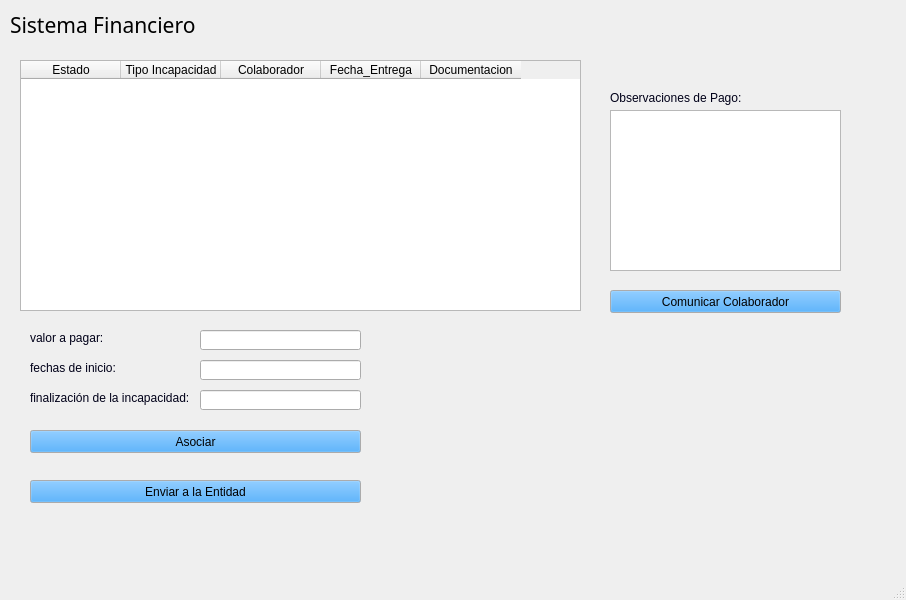
<?xml version="1.0" encoding="UTF-8"?>
<ui version="4.0">
 <class>MainWindow</class>
 <widget class="QMainWindow" name="MainWindow">
  <property name="geometry">
   <rect>
    <x>0</x>
    <y>0</y>
    <width>906</width>
    <height>600</height>
   </rect>
  </property>
  <property name="windowTitle">
   <string>MainWindow</string>
  </property>
  <widget class="QWidget" name="centralwidget">
   <widget class="QLabel" name="labelincapacidades_6">
    <property name="geometry">
     <rect>
      <x>10</x>
      <y>10</y>
      <width>301</width>
      <height>31</height>
     </rect>
    </property>
    <property name="baseSize">
     <size>
      <width>0</width>
      <height>0</height>
     </size>
    </property>
    <property name="font">
     <font>
      <family>Impact</family>
      <pointsize>16</pointsize>
     </font>
    </property>
    <property name="mouseTracking">
     <bool>true</bool>
    </property>
    <property name="text">
     <string>Sistema Financiero</string>
    </property>
    <property name="textFormat">
     <enum>Qt::RichText</enum>
    </property>
    <property name="wordWrap">
     <bool>false</bool>
    </property>
   </widget>
   <widget class="QTableWidget" name="tableWidget_4">
    <property name="geometry">
     <rect>
      <x>20</x>
      <y>60</y>
      <width>561</width>
      <height>251</height>
     </rect>
    </property>
    <column>
     <property name="text">
      <string>Estado</string>
     </property>
    </column>
    <column>
     <property name="text">
      <string>Tipo Incapacidad</string>
     </property>
    </column>
    <column>
     <property name="text">
      <string>Colaborador</string>
     </property>
    </column>
    <column>
     <property name="text">
      <string>Fecha_Entrega</string>
     </property>
    </column>
    <column>
     <property name="text">
      <string>Documentacion</string>
     </property>
    </column>
   </widget>
   <widget class="QLabel" name="label_4">
    <property name="geometry">
     <rect>
      <x>30</x>
      <y>330</y>
      <width>111</width>
      <height>16</height>
     </rect>
    </property>
    <property name="palette">
     <palette>
      <active>
       <colorrole role="WindowText">
        <brush brushstyle="SolidPattern">
         <color alpha="255">
          <red>0</red>
          <green>0</green>
          <blue>24</blue>
         </color>
        </brush>
       </colorrole>
       <colorrole role="ButtonText">
        <brush brushstyle="SolidPattern">
         <color alpha="255">
          <red>255</red>
          <green>255</green>
          <blue>127</blue>
         </color>
        </brush>
       </colorrole>
      </active>
      <inactive>
       <colorrole role="WindowText">
        <brush brushstyle="SolidPattern">
         <color alpha="255">
          <red>0</red>
          <green>0</green>
          <blue>24</blue>
         </color>
        </brush>
       </colorrole>
       <colorrole role="ButtonText">
        <brush brushstyle="SolidPattern">
         <color alpha="255">
          <red>255</red>
          <green>255</green>
          <blue>127</blue>
         </color>
        </brush>
       </colorrole>
      </inactive>
      <disabled>
       <colorrole role="WindowText">
        <brush brushstyle="SolidPattern">
         <color alpha="255">
          <red>120</red>
          <green>120</green>
          <blue>120</blue>
         </color>
        </brush>
       </colorrole>
       <colorrole role="ButtonText">
        <brush brushstyle="SolidPattern">
         <color alpha="255">
          <red>120</red>
          <green>120</green>
          <blue>120</blue>
         </color>
        </brush>
       </colorrole>
      </disabled>
     </palette>
    </property>
    <property name="font">
     <font>
      <family>Microsoft YaHei UI</family>
     </font>
    </property>
    <property name="text">
     <string>valor a pagar:</string>
    </property>
   </widget>
   <widget class="QLineEdit" name="NamelineEdit_2">
    <property name="geometry">
     <rect>
      <x>200</x>
      <y>330</y>
      <width>161</width>
      <height>20</height>
     </rect>
    </property>
    <property name="readOnly">
     <bool>true</bool>
    </property>
   </widget>
   <widget class="QLineEdit" name="ChargelineEdit_2">
    <property name="geometry">
     <rect>
      <x>200</x>
      <y>390</y>
      <width>161</width>
      <height>20</height>
     </rect>
    </property>
    <property name="text">
     <string/>
    </property>
   </widget>
   <widget class="QLabel" name="label_8">
    <property name="geometry">
     <rect>
      <x>30</x>
      <y>390</y>
      <width>171</width>
      <height>16</height>
     </rect>
    </property>
    <property name="palette">
     <palette>
      <active>
       <colorrole role="WindowText">
        <brush brushstyle="SolidPattern">
         <color alpha="255">
          <red>0</red>
          <green>0</green>
          <blue>24</blue>
         </color>
        </brush>
       </colorrole>
       <colorrole role="ButtonText">
        <brush brushstyle="SolidPattern">
         <color alpha="255">
          <red>255</red>
          <green>255</green>
          <blue>127</blue>
         </color>
        </brush>
       </colorrole>
      </active>
      <inactive>
       <colorrole role="WindowText">
        <brush brushstyle="SolidPattern">
         <color alpha="255">
          <red>0</red>
          <green>0</green>
          <blue>24</blue>
         </color>
        </brush>
       </colorrole>
       <colorrole role="ButtonText">
        <brush brushstyle="SolidPattern">
         <color alpha="255">
          <red>255</red>
          <green>255</green>
          <blue>127</blue>
         </color>
        </brush>
       </colorrole>
      </inactive>
      <disabled>
       <colorrole role="WindowText">
        <brush brushstyle="SolidPattern">
         <color alpha="255">
          <red>120</red>
          <green>120</green>
          <blue>120</blue>
         </color>
        </brush>
       </colorrole>
       <colorrole role="ButtonText">
        <brush brushstyle="SolidPattern">
         <color alpha="255">
          <red>120</red>
          <green>120</green>
          <blue>120</blue>
         </color>
        </brush>
       </colorrole>
      </disabled>
     </palette>
    </property>
    <property name="font">
     <font>
      <family>Microsoft YaHei UI</family>
     </font>
    </property>
    <property name="text">
     <string>finalización de la incapacidad:</string>
    </property>
   </widget>
   <widget class="QLabel" name="Documentlabel_5">
    <property name="geometry">
     <rect>
      <x>30</x>
      <y>360</y>
      <width>111</width>
      <height>16</height>
     </rect>
    </property>
    <property name="palette">
     <palette>
      <active>
       <colorrole role="WindowText">
        <brush brushstyle="SolidPattern">
         <color alpha="255">
          <red>0</red>
          <green>0</green>
          <blue>24</blue>
         </color>
        </brush>
       </colorrole>
       <colorrole role="ButtonText">
        <brush brushstyle="SolidPattern">
         <color alpha="255">
          <red>255</red>
          <green>255</green>
          <blue>127</blue>
         </color>
        </brush>
       </colorrole>
      </active>
      <inactive>
       <colorrole role="WindowText">
        <brush brushstyle="SolidPattern">
         <color alpha="255">
          <red>0</red>
          <green>0</green>
          <blue>24</blue>
         </color>
        </brush>
       </colorrole>
       <colorrole role="ButtonText">
        <brush brushstyle="SolidPattern">
         <color alpha="255">
          <red>255</red>
          <green>255</green>
          <blue>127</blue>
         </color>
        </brush>
       </colorrole>
      </inactive>
      <disabled>
       <colorrole role="WindowText">
        <brush brushstyle="SolidPattern">
         <color alpha="255">
          <red>120</red>
          <green>120</green>
          <blue>120</blue>
         </color>
        </brush>
       </colorrole>
       <colorrole role="ButtonText">
        <brush brushstyle="SolidPattern">
         <color alpha="255">
          <red>120</red>
          <green>120</green>
          <blue>120</blue>
         </color>
        </brush>
       </colorrole>
      </disabled>
     </palette>
    </property>
    <property name="font">
     <font>
      <family>Microsoft YaHei UI</family>
     </font>
    </property>
    <property name="text">
     <string>fechas de inicio:</string>
    </property>
   </widget>
   <widget class="QLineEdit" name="DocumentLineEdit_2">
    <property name="geometry">
     <rect>
      <x>200</x>
      <y>360</y>
      <width>161</width>
      <height>20</height>
     </rect>
    </property>
    <property name="readOnly">
     <bool>true</bool>
    </property>
   </widget>
   <widget class="QPushButton" name="pushButton_4">
    <property name="geometry">
     <rect>
      <x>30</x>
      <y>430</y>
      <width>331</width>
      <height>23</height>
     </rect>
    </property>
    <property name="palette">
     <palette>
      <active>
       <colorrole role="Button">
        <brush brushstyle="SolidPattern">
         <color alpha="255">
          <red>25</red>
          <green>148</green>
          <blue>255</blue>
         </color>
        </brush>
       </colorrole>
      </active>
      <inactive>
       <colorrole role="Button">
        <brush brushstyle="SolidPattern">
         <color alpha="255">
          <red>25</red>
          <green>148</green>
          <blue>255</blue>
         </color>
        </brush>
       </colorrole>
      </inactive>
      <disabled>
       <colorrole role="Button">
        <brush brushstyle="SolidPattern">
         <color alpha="255">
          <red>25</red>
          <green>148</green>
          <blue>255</blue>
         </color>
        </brush>
       </colorrole>
      </disabled>
     </palette>
    </property>
    <property name="text">
     <string>Asociar</string>
    </property>
   </widget>
   <widget class="QPushButton" name="pushButton_5">
    <property name="geometry">
     <rect>
      <x>30</x>
      <y>480</y>
      <width>331</width>
      <height>23</height>
     </rect>
    </property>
    <property name="palette">
     <palette>
      <active>
       <colorrole role="Button">
        <brush brushstyle="SolidPattern">
         <color alpha="255">
          <red>25</red>
          <green>148</green>
          <blue>255</blue>
         </color>
        </brush>
       </colorrole>
      </active>
      <inactive>
       <colorrole role="Button">
        <brush brushstyle="SolidPattern">
         <color alpha="255">
          <red>25</red>
          <green>148</green>
          <blue>255</blue>
         </color>
        </brush>
       </colorrole>
      </inactive>
      <disabled>
       <colorrole role="Button">
        <brush brushstyle="SolidPattern">
         <color alpha="255">
          <red>25</red>
          <green>148</green>
          <blue>255</blue>
         </color>
        </brush>
       </colorrole>
      </disabled>
     </palette>
    </property>
    <property name="text">
     <string>Enviar a la Entidad</string>
    </property>
   </widget>
   <widget class="QLabel" name="label_9">
    <property name="geometry">
     <rect>
      <x>610</x>
      <y>90</y>
      <width>141</width>
      <height>16</height>
     </rect>
    </property>
    <property name="palette">
     <palette>
      <active>
       <colorrole role="WindowText">
        <brush brushstyle="SolidPattern">
         <color alpha="255">
          <red>0</red>
          <green>0</green>
          <blue>24</blue>
         </color>
        </brush>
       </colorrole>
       <colorrole role="ButtonText">
        <brush brushstyle="SolidPattern">
         <color alpha="255">
          <red>255</red>
          <green>255</green>
          <blue>127</blue>
         </color>
        </brush>
       </colorrole>
      </active>
      <inactive>
       <colorrole role="WindowText">
        <brush brushstyle="SolidPattern">
         <color alpha="255">
          <red>0</red>
          <green>0</green>
          <blue>24</blue>
         </color>
        </brush>
       </colorrole>
       <colorrole role="ButtonText">
        <brush brushstyle="SolidPattern">
         <color alpha="255">
          <red>255</red>
          <green>255</green>
          <blue>127</blue>
         </color>
        </brush>
       </colorrole>
      </inactive>
      <disabled>
       <colorrole role="WindowText">
        <brush brushstyle="SolidPattern">
         <color alpha="255">
          <red>120</red>
          <green>120</green>
          <blue>120</blue>
         </color>
        </brush>
       </colorrole>
       <colorrole role="ButtonText">
        <brush brushstyle="SolidPattern">
         <color alpha="255">
          <red>120</red>
          <green>120</green>
          <blue>120</blue>
         </color>
        </brush>
       </colorrole>
      </disabled>
     </palette>
    </property>
    <property name="font">
     <font>
      <family>Microsoft YaHei UI</family>
     </font>
    </property>
    <property name="text">
     <string>Observaciones de Pago:</string>
    </property>
   </widget>
   <widget class="QTextEdit" name="DescriptiontextEdit_2">
    <property name="geometry">
     <rect>
      <x>610</x>
      <y>110</y>
      <width>231</width>
      <height>161</height>
     </rect>
    </property>
   </widget>
   <widget class="QPushButton" name="pushButton_6">
    <property name="geometry">
     <rect>
      <x>610</x>
      <y>290</y>
      <width>231</width>
      <height>23</height>
     </rect>
    </property>
    <property name="palette">
     <palette>
      <active>
       <colorrole role="Button">
        <brush brushstyle="SolidPattern">
         <color alpha="255">
          <red>25</red>
          <green>148</green>
          <blue>255</blue>
         </color>
        </brush>
       </colorrole>
      </active>
      <inactive>
       <colorrole role="Button">
        <brush brushstyle="SolidPattern">
         <color alpha="255">
          <red>25</red>
          <green>148</green>
          <blue>255</blue>
         </color>
        </brush>
       </colorrole>
      </inactive>
      <disabled>
       <colorrole role="Button">
        <brush brushstyle="SolidPattern">
         <color alpha="255">
          <red>25</red>
          <green>148</green>
          <blue>255</blue>
         </color>
        </brush>
       </colorrole>
      </disabled>
     </palette>
    </property>
    <property name="text">
     <string>Comunicar Colaborador</string>
    </property>
   </widget>
  </widget>
  <widget class="QMenuBar" name="menubar">
   <property name="geometry">
    <rect>
     <x>0</x>
     <y>0</y>
     <width>906</width>
     <height>21</height>
    </rect>
   </property>
  </widget>
  <widget class="QStatusBar" name="statusbar"/>
 </widget>
 <resources/>
 <connections/>
</ui>
